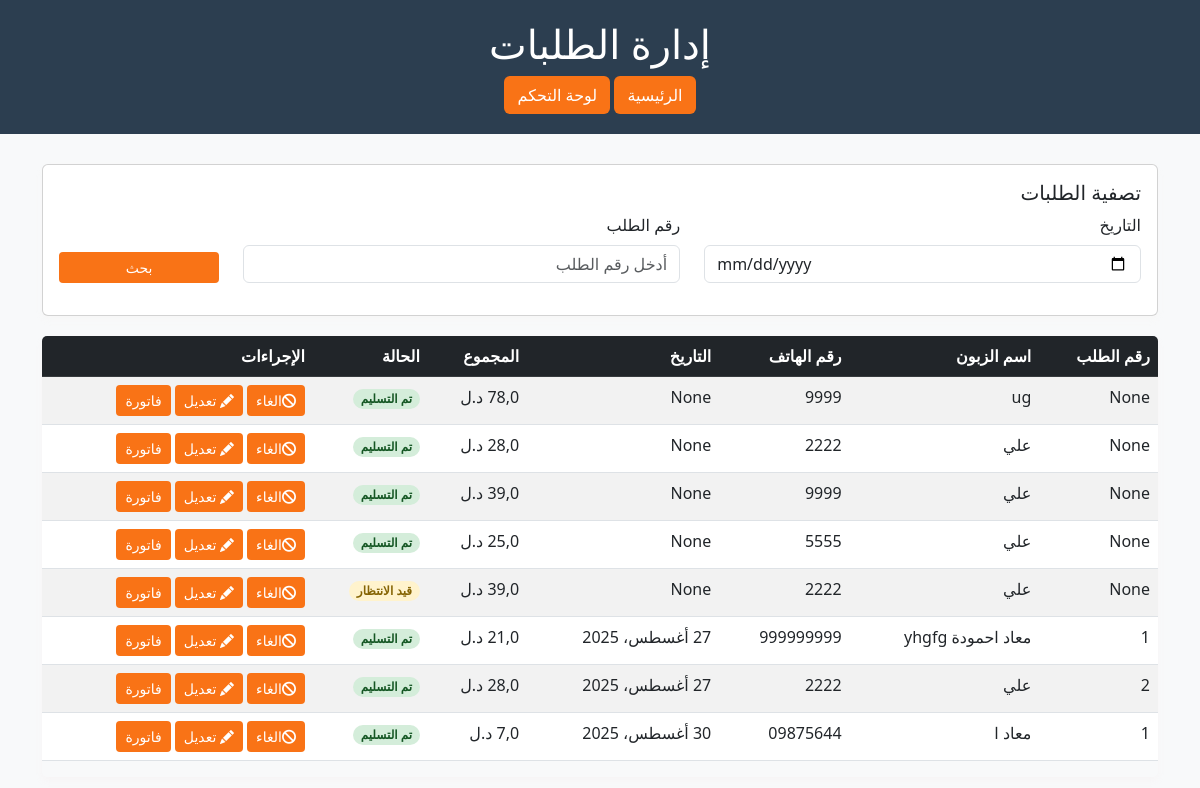
The app's page /orders/1 with its own data.
### core/models.py (models this page shows, shortened)
class Order(models.Model):
    STATUS_CHOICES = [
        ('pending', 'قيد الانتظار'),
        ('indeliver', 'قيد التجهيز'),
        ('delivered', 'تم التسليم'),
    ]
    ordernumber=models.IntegerField(null=True,blank=True)
    order_type=models.CharField(max_length=25,null=True,blank=True)
    menu = models.ForeignKey(Menu, on_delete=models.CASCADE)
    customer_name = models.CharField(max_length=100)
    customer_phone = models.CharField(max_length=20)
    delivery_address = models.ForeignKey(City, on_delete=models.SET_NULL, null=True, blank=True)
    notes = models.TextField(null=True, blank=True)
    status = models.CharField(max_length=20, choices=STATUS_CHOICES, default='pending')
    created_at = models.DateField(auto_now_add=True)
    sales_total=models.FloatField(null=True,blank=True)
    profit_total=models.FloatField(null=True,blank=True)
    def get_total(self):
        if self.delivery_address:
            total= self.sales_total + self.delivery_address.price
            return total
        else:
            total=self.sales_total
            return total

### core/views.py (the view, shortened to what this page needs)
# urls.py: path('orders/<int:menu_id>', manege_order, name='manege_order'),
def manege_order(request,menu_id):
   orders=Order.objects.filter(menu=menu_id)
   context={
        'orders':orders,
        'menu_id':menu_id
    }
   return render(request, 'manege_orders.html', context)

### templates/manege_orders.html (shortened to what this page needs)
<!DOCTYPE html>
<html lang="ar" dir="rtl">
<head>
    <link href="https://cdn.jsdelivr.net/npm/bootstrap@5.3.0/dist/css/bootstrap.min.css" rel="stylesheet">
    <link rel="stylesheet" href="https://cdn.jsdelivr.net/npm/bootstrap-icons@1.10.3/font/bootstrap-icons.css">
      <link rel="stylesheet" href="https://cdnjs.cloudflare.com/ajax/libs/font-awesome/6.4.0/css/all.min.css">
</head>
<body>
    <div class="header text-center">
        <h1>إدارة الطلبات</h1>
                        <div class="header-actions">
                   <a href="{% url 'home'  %}" class="btn btn-edit">
                        الرئيسية
                    </a>
                    <a href="{% url 'customer_dashboard'  %}" class="btn btn-edit">
                        لوحة التحكم
                    </a>
                </div>
    </div>
    <div class="container">
        <div class="card filter-card">
            <div class="card-body">
                <h5 >تصفية الطلبات</h5>
                <form method="POST" action="{% url 'manege_order' menu_id %}">
                    <div class="row">
                        <div class="col-md-5 mb-3">
                            <label for="date" class="form-label">التاريخ</label>
                            <input type="date" class="form-control" id="date" name="date">
                        </div>
                        <div class="col-md-5 mb-3">
                            <label for="number" class="form-label">رقم الطلب</label>
                            <input type="number" class="form-control" id="number" name="number" placeholder="أدخل رقم الطلب">
                        </div>
                        <div class="col-md-2 mb-3 d-flex align-items-end ">
                            <button type="submit" class="btn btn-sm btn-edit w-100">بحث</button>
                        </div>
                    </div>
                </form>
            </div>
        </div>
        <div class="table-responsive">
            <table class="table table-striped table-hover">
                <thead class="table-dark">
                    <tr>
                        <th>رقم الطلب</th>
                        <th>اسم الزبون</th>
                        <th>رقم الهاتف</th>
                        <th>التاريخ</th>
                        <th>المجموع</th>
                        <th>الحالة</th>
                        <th>الإجراءات</th>
                    </tr>
                </thead>
                <tbody>
                    {% for order in orders %}
                    <tr>
                        <td>{{ order.ordernumber }}</td>
                        <td>{{ order.customer_name }}</td>
                        <td>{{ order.customer_phone }}</td>
                        <td>{{ order.created_at }}</td>
                        <td>{{ order.get_total }} د.ل</td>
                        <td>
                            <span class="badge rounded-pill status-{{ order.status }}">
                                {{ order.get_status_display }}
                            </span>
                        </td>
                        <td>
                            <a href="{% url 'order_delete' order.id %}" class="btn btn-sm btn-edit">
                                <i class="fas fa-cancel"></i>الغاء
                            </a>
                            <a href="{% url 'edite_order' order.id %}" class="btn btn-sm btn-edit">
                                <i class="bi bi-pencil-fill"></i> تعديل
                            </a>
                            <a href="{% url 'invoice' order.id %}" class="btn btn-sm btn-edit">
                               فاتورة
                            </a>
                        </td>
                    </tr>
                    {% empty %}
                    <tr>
                        <td colspan="7" class="text-center">لا توجد طلبات</td>
                    </tr>
                    {% endfor %}
                </tbody>
            </table>
        </div>
    </div>
</body>
</html>

### templates/manege_orders.html (style rules this page uses)
body { background-color: #f8f9fa; font-family: 'Segoe UI', Tahoma, Geneva, Verdana, sans-serif; }
.header { background-color: #2c3e50; color: white; padding: 20px 0; margin-bottom: 30px; }
.filter-card { box-shadow: 0 4px 6px rgba(241, 236, 230, 0.1); margin-bottom: 20px; }
.table-responsive { box-shadow: 0 4px 6px rgba(241, 214, 214, 0.1); border-radius: 5px; }
.status-pending { background-color: #fff3cd; color: #856404; }
.status-delivered { background-color: #d4edda; color: #155724; }
.btn-edit { background-color: #F97316; color: white; }

### records on screen
Order: ordernumber "None", customer_name "ug", customer_phone "9999", created_at "None", status "تم التسليم"
Order: ordernumber "None", customer_name "علي", customer_phone "2222", created_at "None", status "تم التسليم"
Order: ordernumber "None", customer_name "علي", customer_phone "9999", created_at "None", status "تم التسليم"
Order: ordernumber "None", customer_name "علي", customer_phone "5555", created_at "None", status "تم التسليم"
Order: ordernumber "None", customer_name "علي", customer_phone "2222", created_at "None", status "قيد الانتظار"
Order: ordernumber "1", customer_name "معاد احمودة yhgfg", customer_phone "999999999", created_at "27 أغسطس، 2025", status "تم التسليم"
Order: ordernumber "2", customer_name "علي", customer_phone "2222", created_at "27 أغسطس، 2025", status "تم التسليم"
Order: ordernumber "1", customer_name "معاد ا", customer_phone "09875644", created_at "30 أغسطس، 2025", status "تم التسليم"
